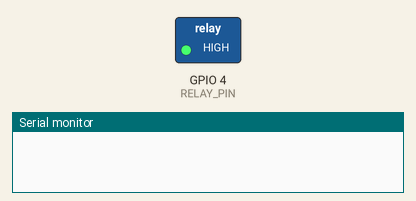
This program was run on a simulated ESP32-S3. Shown: switched loads named in the program (green lamp = pin HIGH), the last lines printed to the serial monitor.

Above: at 3.0 s.
At 6.7 s:
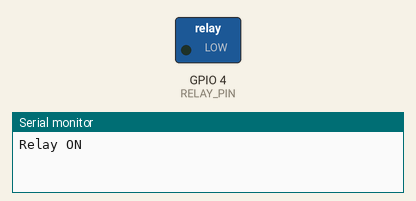
Timing chart, 0 to 9.7 s (numbered marks = the images above):
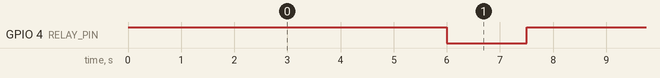

The program:

main.cpp
```cpp
#include <Arduino.h>

#define RELAY_PIN 4
#define BAUDRATE 115200

#define TURNED_ON_FOR_MS 1500
#define TURNED_OFF_FOR_MS 6000

#define RELAY_ON LOW
#define RELAY_OFF HIGH

hw_timer_t *timer = nullptr;
volatile uint32_t elapsedMs = 0;
volatile bool shouldTurnOn = false;
volatile bool shouldTurnOff = false;
volatile bool relayIsOn = false;

void IRAM_ATTR onTimer() {
  elapsedMs++;

  if (relayIsOn && elapsedMs >= TURNED_ON_FOR_MS) {
    shouldTurnOff = true;
  }

  else if (!relayIsOn && elapsedMs >= TURNED_OFF_FOR_MS) {
    shouldTurnOn = true;
  }
}

void setup() {
  Serial.begin(BAUDRATE);

  pinMode(RELAY_PIN, OUTPUT);
  digitalWrite(RELAY_PIN, RELAY_OFF);

  timer = timerBegin(0, 80, true);
  timerAttachInterrupt(timer, &onTimer, true);
  timerAlarmWrite(timer, 1000, true);
  timerAlarmEnable(timer);
}

void loop() {
  if (shouldTurnOff) {
    shouldTurnOff = false;
    digitalWrite(RELAY_PIN, RELAY_OFF);
    relayIsOn = false;
    elapsedMs = 0;

    Serial.println("Relay OFF");
  }

  if (shouldTurnOn) {
    shouldTurnOn = false;
    digitalWrite(RELAY_PIN, RELAY_ON);
    relayIsOn = true;
    elapsedMs = 0;

    Serial.println("Relay ON");
  }

}
```

Measured:
- by itself, GPIO 4 (RELAY_PIN): alternates HIGH for 6.0 s and LOW for 1.5 s
